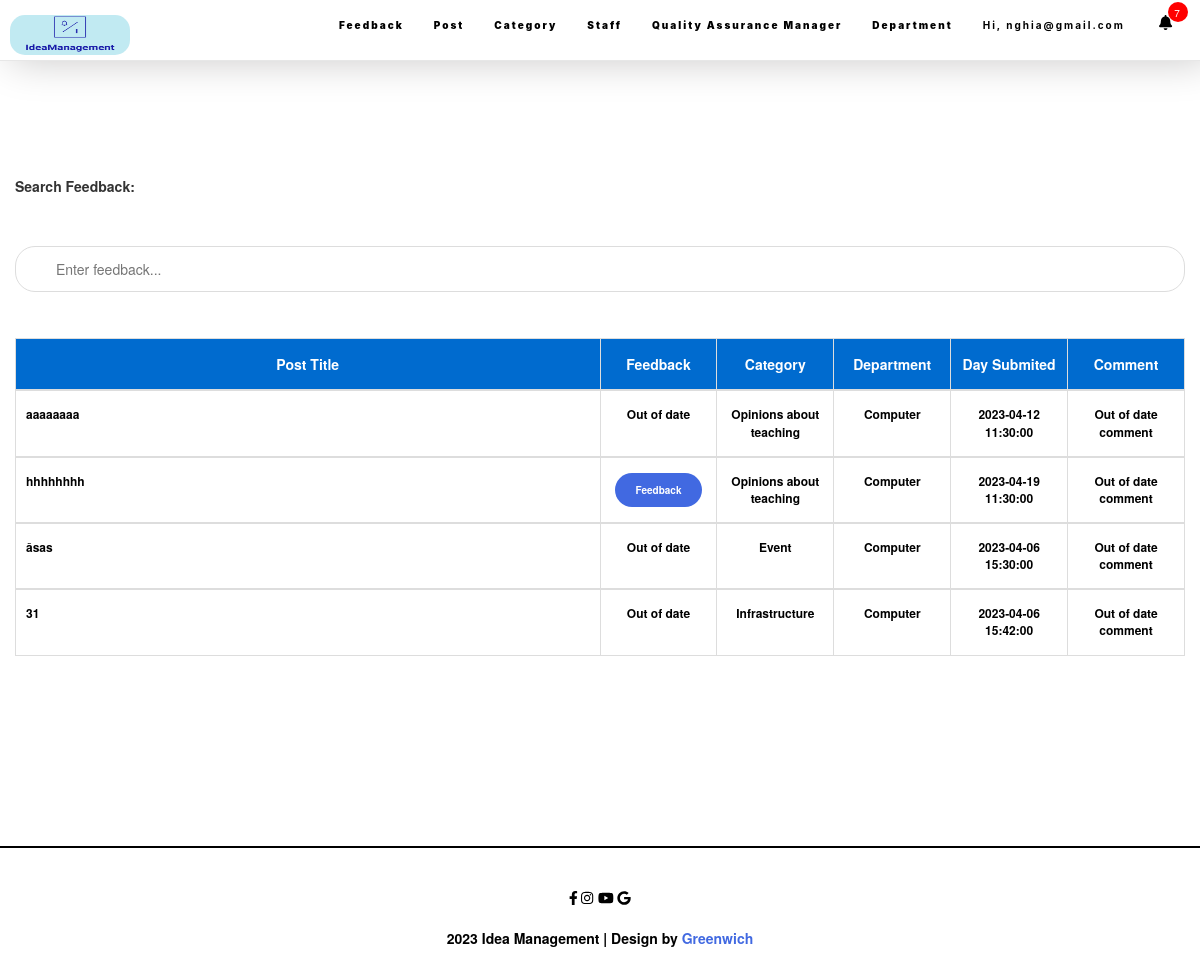
/index.php (signed in), run on an earlier commit of the app's database.
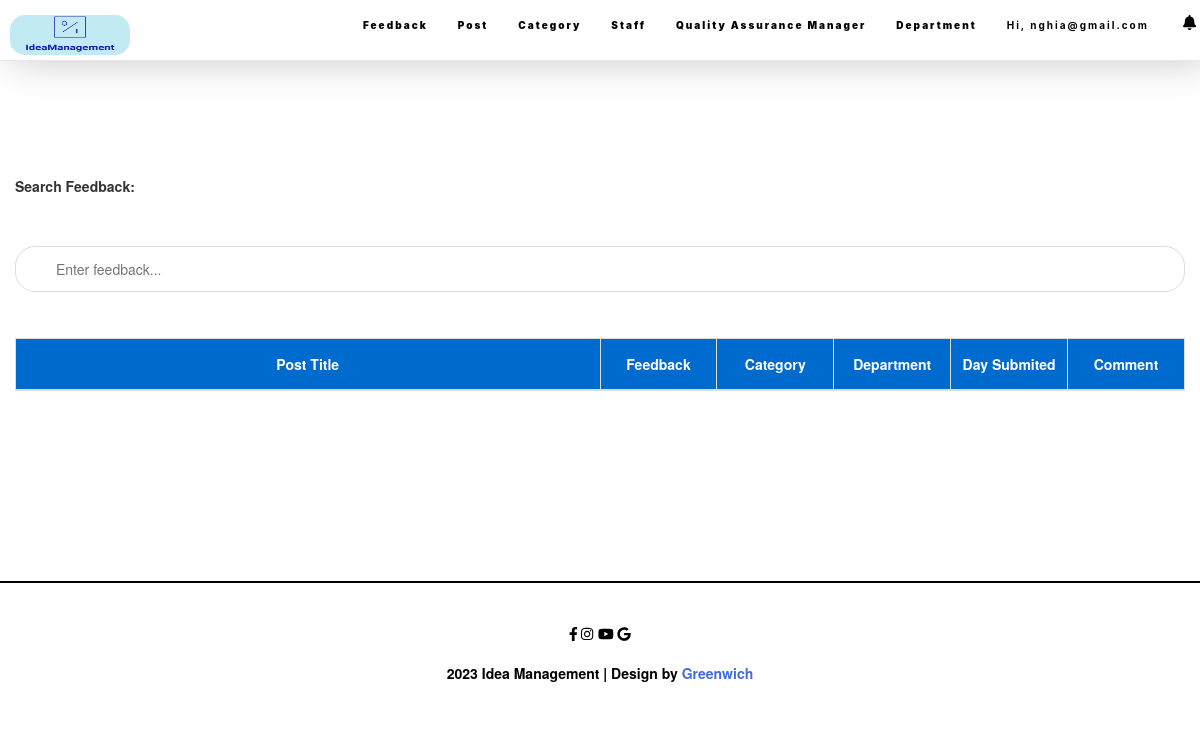
And on a later commit of the database.
### tables this page shows
CREATE TABLE `tbl_post` (
  `post_Id` int(11) NOT NULL,
  `title` varchar(255) NOT NULL,
  `category_Id` int(11) NOT NULL,
  `department_Id` int(11) NOT NULL,
  `date_create` timestamp NOT NULL DEFAULT current_timestamp() ON UPDATE current_timestamp(),
  `date_ending` datetime NOT NULL,
  `date_end_read` datetime NOT NULL,
  `content` text NOT NULL,
  `account_Id` int(11) NOT NULL,
  `active` int(11) NOT NULL
);

CREATE TABLE `tbl_category` (
  `category_Id` int(11) NOT NULL,
  `categoryName` varchar(255) NOT NULL
);

CREATE TABLE `tbl_department` (
  `department_Id` int(11) NOT NULL,
  `departmentName` varchar(255) NOT NULL
);

### index.php (the view, shortened to what this page needs)
<?php include_once "header.php" ?>
<div class="container-fluid al">
  <br />
  <p class="timkiemnhanvien"><b>Search Feedback:</b></p>
  <br /><br />
  <input type="text" id="myInput" onkeyup="myFunction()" placeholder="Enter feedback..." /><i class="" aria-hidden="true"></i>
  <div class="table-title">
  </div>
  <table class="table table-bordered" id="myTable">
    <thead>
      <tr class="ex">
        <th width="50%">Post Title</th>
        <th width="10%">Feedback</th>
        <th width="10%">Category</th>
        <th width="10%">Department</th>
        <th width="10%">Day Submited</th>
        <th width="20%">Comment</th>
      </tr>
    </thead>
    <?php
    include_once("config.php");
    if (isset($_SESSION["username"])) {
      $us = $_SESSION["username"];
      $sqlString = "SELECT * from tbl_account where email= '$us'";
      $result = mysqli_query($conn, $sqlString);
      $row2 = mysqli_fetch_array($result);
      $department = $row2["department_Id"];
    }
    if ($row2["role"] == 1) {
      $sql = "SELECT tp.*, tc.categoryName, td.departmentName
              FROM tbl_post tp, tbl_category tc, tbl_department td
              WHERE tp.category_Id = tc.category_Id
                AND tp.department_Id = td.department_Id";
    } else {
      $sql = "SELECT tp.*, tc.categoryName, td.departmentName
            FROM tbl_post tp, tbl_category tc, tbl_department td
            WHERE tp.category_Id = tc.category_Id
              AND tp.department_Id = td.department_Id
              AND tp.department_Id = '$department'";
    }
    $result = mysqli_query($conn, $sql);
    while ($row = mysqli_fetch_array($result)) {
    ?>
      <tbody>
        <tr>
          <td><?php echo $row["title"] ?></td>
          <td style="text-align: center;">
            <?php
            $timestamp = time() + 7 * 60 * 60;
            if (strtotime($row["date_ending"]) >= $timestamp) {
            ?>
              <button class="button" onclick="window.location.href='feedback.php?id=<?php echo $row['post_Id']; ?>'">
                Feedback
              </button>
            <?php
            } else {
              echo "Out of date";
            }
            ?>
          </td>
          <td style="text-align: center"><?php echo $row["categoryName"] ?></td>
          <td style="text-align: center"><?php echo $row["departmentName"] ?></td>
          <td style="text-align: center"><?php echo $row["date_ending"] ?></td>
          <td style="text-align: center;">
            <?php
            $timestamp = time() + 7 * 60 * 60;
            if (strtotime($row["date_end_read"]) >= $timestamp) {
            ?>
              <button class="button" onclick="window.location.href='listfeedback.php?id=<?php echo $row['post_Id']; ?>'">
                Comment
              <?php
            } else {
              echo "Out of date comment";
            }
              ?>
          </td>
        </tr>
      <?php
    }
      ?>
      </tbody>
  </table>
  <?php include_once "footer.php" ?>

### header.php (shortened to what this page needs)
<?php if (isset($_SESSION['success'])) : ?>
  <div class="error success">
    <h3>
    </h3>
  </div>
<?php endif ?>
<!DOCTYPE html>
<html lang="en">
<head>
  <link href="https://stackpath.bootstrapcdn.com/font-awesome/4.7.0/css/font-awesome.min.css" rel="stylesheet" />
  <link rel="stylesheet" href="https://use.fontawesome.com/releases/v5.8.2/css/all.css" />
  <link rel="stylesheet" href="css/style.css" />
  <link rel="stylesheet" href="https://maxcdn.bootstrapcdn.com/bootstrap/3.4.0/css/bootstrap.min.css" />
  <link rel="stylesheet" href="https://cdnjs.cloudflare.com/ajax/libs/bootstrap-sweetalert/1.0.1/sweetalert.min.css" />
  <link rel="stylesheet" href="https://maxcdn.bootstrapcdn.com/font-awesome/4.7.0/css/font-awesome.min.css" />
</head>
<body onload="time()">
  <?php
  if (isset($_SESSION['admin']) && $_SESSION['admin'] == 1) { ?>
    <nav class="navbar navbar-default navbar-fixed-top">
      <div class="container-fluid">
        <div class="navbar-header">
          <a class="navbar-brand" href="index.php"><img src="./HatchfulExport-All/linkedin_banner_image_1.png"></a>
        </div>
        <div class="collapse navbar-collapse" id="myNavbar">
          <ul class="nav navbar-nav navbar-right">
            <li class="">
              <a href="index.php" data-toggle="tooltip" data-placement="bottom" title="Feedback">Feedback</a>
            </li>
            <li>
              <a href="listpost.php" data-toggle="tooltip" data-placement="bottom" title="Post">Post</a>
            </li>
            <li>
              <a href="categorylist.php" data-toggle="tooltip" data-placement="bottom" title="Category">Category</a>
            </li>
            <li>
              <a href="stafflist.php" data-toggle="tooltip" data-placement="bottom" title="Staff">Staff</a>
            </li>
            <li>
              <a href="Q&A.php" data-toggle="tooltip" data-placement="bottom" title="Staff">Quality Assurance Manager</a>
            </li>
            <li>
              <a href="department.php" data-toggle="tooltip" data-placement="bottom" title="Staff">Department</a>
            </li>
            <li>
              <a href="#" data-toggle="tooltip" data-placement="bottom"><b>
                  <p>Hi, <strong><?php echo $_SESSION['username']; ?></strong></p>
                </b>
              </a>
            </li>
            <li><?php include_once('notifications.php'); ?></li>
          </ul>
        </div>
      </div>
    </nav>
  <?php } ?>
</body>
</html>

### notifications.php (shortened to what this page needs)
<?php
include("config.php");
?>
<head>
    <link rel="stylesheet" href="https://cdnjs.cloudflare.com/ajax/libs/font-awesome/4.7.0/css/font-awesome.min.css">
    <link rel="stylesheet" type="text/css" href="assets/css/bootstrap.min.css" />
</head>
<?php
if (isset($_SESSION["username"])) {
    $us = $_SESSION["username"];
    $sqlString = "SELECT * FROM tbl_account WHERE email = '$us'";
    $result = mysqli_query($conn, $sqlString);
    $row2 = mysqli_fetch_array($result);
    $department_id = $row2["department_Id"];
}
$find_notifications = "SELECT c.*, a.fullname FROM tbl_comment c JOIN tbl_account a ON c.account_Id = a.account_Id WHERE a.department_Id = $department_id";
$result = mysqli_query($conn, $find_notifications);
$find_post = "SELECT p.*, a.fullname  FROM tbl_post p JOIN tbl_account a ON p.account_Id = a.account_Id WHERE a.department_Id = $department_id";
$result1 = mysqli_query($conn, $find_post);
$count_active1 = '';
while ($rows1 = mysqli_fetch_assoc($result1)) {
    $count_active1 = mysqli_num_rows($result1);
}
$count = $count_active = mysqli_num_rows($result) + $count_active1 = mysqli_num_rows($result1);
?>
<div class="container-fluid">
    <ul class="nav navbar-nav navbar-right">
        <li><i class="fa fa-bell" id="over" data-value="<?php echo $count; ?>" style="z-index:-99 !important;font-size:15px;color:black;margin:1.5rem 0.4rem !important;"></i></li>
        <?php if (!empty($count_active) && !empty($count_active1)) { ?>
            <div class="round" id="bell-count" data-value="<?php echo $count; ?>"><span><?php echo $count; ?></span></div>
        <?php } ?>
    </ul>
</div>

### footer.php (shortened to what this page needs)
  </div>
  <hr class="hr1" />
  <div class="container-fluid end">
    <div class="row text-center">
      <div class="col-lg-12 link">
        <i class="fab fa-facebook-f"></i>
        <i class="fab fa-instagram"></i>
        <i class="fab fa-youtube"></i>
        <i class="fab fa-google"></i>
      </div>
      <div class="col-lg-12">
        2023 Idea Management | Design by
        <a href="#">Greenwich</a>
      </div>
    </div>
  </div>
</body>
</html>

### css/style.css (style rules this page uses)
body { padding: 0; margin: 0; color: black; font-family: Montserrat-Bold; z-index: 9999; }
.navbar { margin-bottom: 0; background-color: rgb(255, 255, 255) !important; border: 0; font-size: 13px; letter-spacing: 2px; font-weight: 400; text-align: center; z-index: 999; box-shadow: 10px 0px 40px rgb(201, 200, 200); }
.navbar li a, .navbar .navbar-brand { color: #000000 !important; padding-left:10px; font-family: -apple-system, BlinkMacSystemFont, 'Segoe UI', Roboto, Oxygen, Ubuntu, Cantarell, 'Open Sans', 'Helvetica Neue', sans-serif; }
.navbar-brand { font-weight: 900 !important; }
ul { padding: 0; list-style: none; }
ul li { display: inline-block; position: relative; line-height: 21px; text-align: left; }
ul li a { display: block; padding: 8px 25px; color: #333; text-decoration: none; font-weight: 900; font-size: 10px; }
.al { padding-top: 100px !important; padding-bottom: 150px; }
thead tr th { color: rgb(255, 255, 255); font-size: 14px; font-weight: 600; background: #006bcf; text-align: center !important; }
#myInput { background-image: url('/css/searchicon.png'); background-position: 10px 10px; background-repeat: no-repeat; width: 100%; font-size: 14px; padding: 12px 20px 12px 40px; border: 1px solid #ddd; margin-bottom: 12px; border-radius: 20px; outline: none !important; }
#myTable { border-collapse: collapse; width: 100%; border: 1px solid #ddd; font-size: 12px; padding: 0px !important; }
#myTable th, #myTable td { text-align: left; padding: 10px; padding-bottom: 15px; padding-top: 15px; }
#myTable tr { border-bottom: 1px solid #ddd; }
.end { color: rgb(0, 0, 0); padding-bottom: 20px; padding-top: 20px; font-weight: 600; }
.col-lg-12 a { color: royalblue; }
.hr1 { border: 1px solid black; }
.link { padding-bottom: 20px; }
.table-title { padding-bottom: 10px; margin: 0 0 10px; }
table.table { table-layout: fixed; }
table.table tr th, table.table tr td { border-color: #e9e9e9; }
table.table th:last-child { width: 100px; }
tbody tr td { text-align: left; color: black; font-weight: 600; }

### header.php (style rules this page uses)
img { width: 120px; height: 40px; display: block; margin: 0 auto; border-radius: 15px; }

### index.php (style rules this page uses)
.button { display: inline-block; background-color: royalblue; color: white; padding: 10px 20px; text-align: center; text-decoration: none; font-size: 10px; border: none; border-radius: 150px; cursor: pointer; }

### notifications.php (style rules this page uses)
.round { width: 20px; height: 20px; border-radius: 50%; position: relative; background: red; display: inline-block; padding: 0.1rem 0.2rem !important; margin: 0.1rem 0.2rem !important; left: -10px; top: 1px; z-index: 99 !important; }
.round>span { color: white; display: block; text-align: center; font-size: 1rem !important; padding: 0 !important; }

What changed in the data, as far as the page shows it:
removed tbl_post: title "aaaaaaaa", shows "Out of date", category_Id.categoryName "Opinions about teaching", department_Id.departmentName "Computer", date_ending "2023-04-12 11:30:00", shows "Out of date comment"
removed tbl_post: title "hhhhhhhh", category_Id.categoryName "Opinions about teaching", department_Id.departmentName "Computer", date_ending "2023-04-19 11:30:00", shows "Out of date comment"
removed tbl_post: title "âsas", shows "Out of date", category_Id.categoryName "Event", department_Id.departmentName "Computer", date_ending "2023-04-06 15:30:00", shows "Out of date comment"
removed tbl_post: title "31", shows "Out of date", category_Id.categoryName "Infrastructure", department_Id.departmentName "Computer", date_ending "2023-04-06 15:42:00", shows "Out of date comment"
Also different on the page:
$count: "7" → (not shown)
